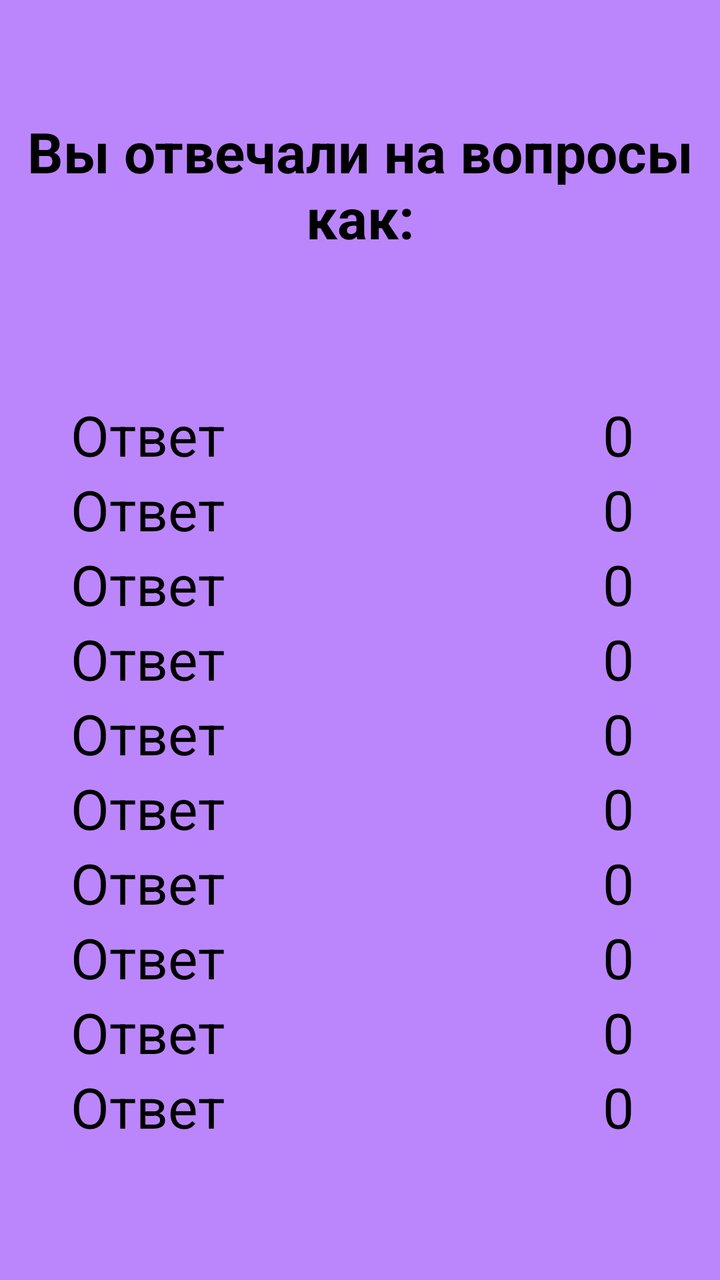
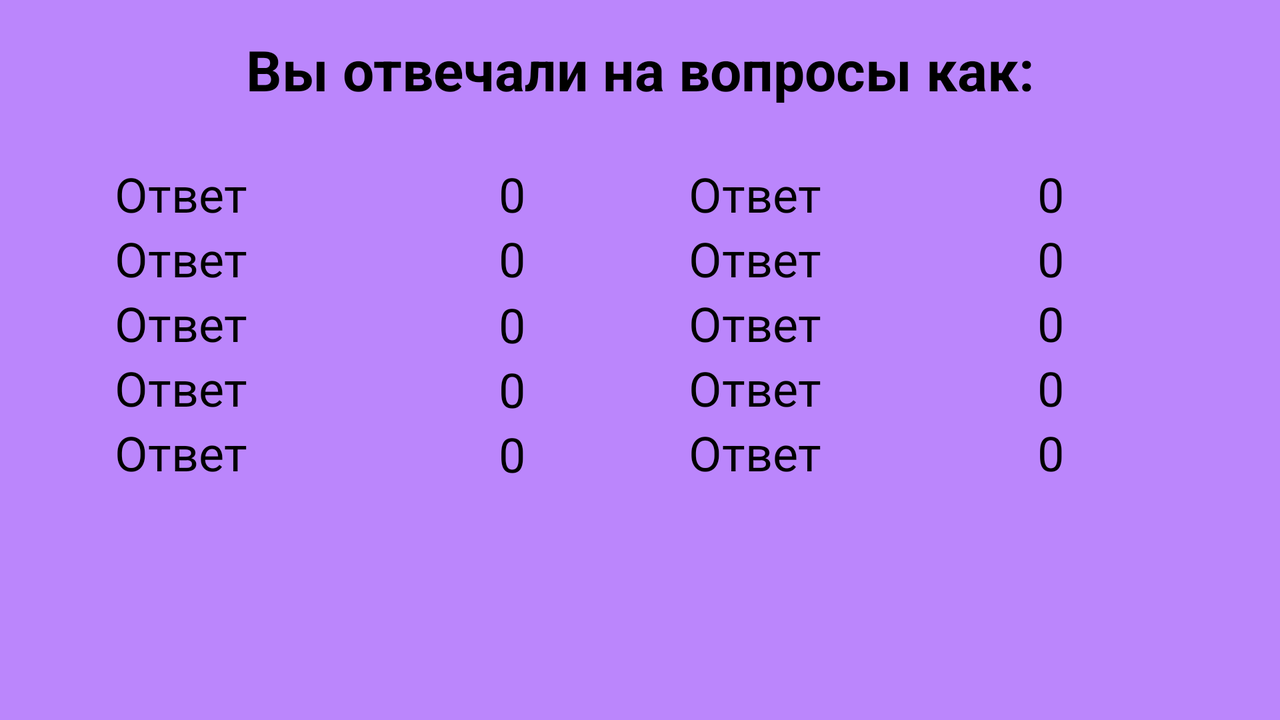

Two renders of one Android screen. The first uses the default layout on a phone; the second uses the alternative layout the repository ships for a different screen configuration, on a matching device. The two XML files are below.
<!-- AndroidManifest.xml: application theme Theme.AreYouAHuman -->
<!-- res/layout/activity_answer.xml -->
<?xml version="1.0" encoding="utf-8"?>
<android.support.constraint.ConstraintLayout xmlns:android="http://schemas.android.com/apk/res/android"
    xmlns:app="http://schemas.android.com/apk/res-auto"
    xmlns:tools="http://schemas.android.com/tools"
    android:layout_width="match_parent"
    android:layout_height="match_parent"
    android:background="@color/purple_200"
    tools:context=".AnswerActivity">

    <TextView
        android:id="@+id/textRes1"
        android:layout_width="wrap_content"
        android:layout_height="wrap_content"
        android:gravity="center_horizontal|center_vertical"
        android:text="@string/_0"
        android:textColor="#000000"
        android:textSize="28sp"
        app:layout_constraintBottom_toBottomOf="parent"
        app:layout_constraintEnd_toEndOf="parent"
        app:layout_constraintHorizontal_bias="0.875"
        app:layout_constraintStart_toStartOf="parent"
        app:layout_constraintTop_toBottomOf="@+id/textAnswer"
        app:layout_constraintVertical_bias="0.15" />

    <TextView
        android:id="@+id/textRes2"
        android:layout_width="wrap_content"
        android:layout_height="wrap_content"
        android:gravity="center_horizontal|center_vertical"
        android:text="@string/_0"
        android:textColor="#000000"
        android:textSize="28sp"
        app:layout_constraintBottom_toBottomOf="parent"
        app:layout_constraintEnd_toEndOf="parent"
        app:layout_constraintHorizontal_bias="0.875"
        app:layout_constraintStart_toStartOf="parent"
        app:layout_constraintTop_toBottomOf="@+id/textRes1"
        app:layout_constraintVertical_bias="0.0" />

    <TextView
        android:id="@+id/textRes3"
        android:layout_width="wrap_content"
        android:layout_height="wrap_content"
        android:gravity="center_horizontal|center_vertical"
        android:text="@string/_0"
        android:textColor="#000000"
        android:textSize="28sp"
        app:layout_constraintBottom_toBottomOf="parent"
        app:layout_constraintEnd_toEndOf="parent"
        app:layout_constraintHorizontal_bias="0.875"
        app:layout_constraintStart_toStartOf="parent"
        app:layout_constraintTop_toBottomOf="@+id/textRes2"
        app:layout_constraintVertical_bias="0" />

    <TextView
        android:id="@+id/textRes4"
        android:layout_width="wrap_content"
        android:layout_height="wrap_content"
        android:gravity="center_horizontal|center_vertical"
        android:text="@string/_0"
        android:textColor="#000000"
        android:textSize="28sp"
        app:layout_constraintBottom_toBottomOf="parent"
        app:layout_constraintEnd_toEndOf="parent"
        app:layout_constraintHorizontal_bias="0.875"
        app:layout_constraintStart_toStartOf="parent"
        app:layout_constraintTop_toBottomOf="@+id/textRes3"
        app:layout_constraintVertical_bias="0.0" />

    <TextView
        android:id="@+id/textRes5"
        android:layout_width="wrap_content"
        android:layout_height="wrap_content"
        android:gravity="center_horizontal|center_vertical"
        android:text="@string/_0"
        android:textColor="#000000"
        android:textSize="28sp"
        app:layout_constraintBottom_toBottomOf="parent"
        app:layout_constraintEnd_toEndOf="parent"
        app:layout_constraintHorizontal_bias="0.875"
        app:layout_constraintStart_toStartOf="parent"
        app:layout_constraintTop_toBottomOf="@+id/textRes4"
        app:layout_constraintVertical_bias="0.0" />

    <TextView
        android:id="@+id/textRes6"
        android:layout_width="wrap_content"
        android:layout_height="wrap_content"
        android:gravity="center_horizontal|center_vertical"
        android:text="@string/_0"
        android:textColor="#000000"
        android:textSize="28sp"
        app:layout_constraintBottom_toBottomOf="parent"
        app:layout_constraintEnd_toEndOf="parent"
        app:layout_constraintHorizontal_bias="0.875"
        app:layout_constraintStart_toStartOf="parent"
        app:layout_constraintTop_toBottomOf="@+id/textRes5"
        app:layout_constraintVertical_bias="0.0" />

    <TextView
        android:id="@+id/textRes7"
        android:layout_width="wrap_content"
        android:layout_height="wrap_content"
        android:gravity="center_horizontal|center_vertical"
        android:text="@string/_0"
        android:textColor="#000000"
        android:textSize="28sp"
        app:layout_constraintBottom_toBottomOf="parent"
        app:layout_constraintEnd_toEndOf="parent"
        app:layout_constraintHorizontal_bias="0.875"
        app:layout_constraintStart_toStartOf="parent"
        app:layout_constraintTop_toBottomOf="@+id/textRes6"
        app:layout_constraintVertical_bias="0.0" />

    <TextView
        android:id="@+id/textRes8"
        android:layout_width="wrap_content"
        android:layout_height="wrap_content"
        android:gravity="center_horizontal|center_vertical"
        android:text="@string/_0"
        android:textColor="#000000"
        android:textSize="28sp"
        app:layout_constraintBottom_toBottomOf="parent"
        app:layout_constraintEnd_toEndOf="parent"
        app:layout_constraintHorizontal_bias="0.875"
        app:layout_constraintStart_toStartOf="parent"
        app:layout_constraintTop_toBottomOf="@+id/textRes7"
        app:layout_constraintVertical_bias="0.0" />

    <TextView
        android:id="@+id/textRes9"
        android:layout_width="wrap_content"
        android:layout_height="wrap_content"
        android:gravity="center_horizontal|center_vertical"
        android:text="@string/_0"
        android:textColor="#000000"
        android:textSize="28sp"
        app:layout_constraintBottom_toBottomOf="parent"
        app:layout_constraintEnd_toEndOf="parent"
        app:layout_constraintHorizontal_bias="0.875"
        app:layout_constraintStart_toStartOf="parent"
        app:layout_constraintTop_toBottomOf="@+id/textRes8"
        app:layout_constraintVertical_bias="0.0" />

    <TextView
        android:id="@+id/textRes10"
        android:layout_width="wrap_content"
        android:layout_height="wrap_content"
        android:gravity="center_horizontal|center_vertical"
        android:text="@string/_0"
        android:textColor="#000000"
        android:textSize="28sp"
        app:layout_constraintBottom_toBottomOf="parent"
        app:layout_constraintEnd_toEndOf="parent"
        app:layout_constraintHorizontal_bias="0.875"
        app:layout_constraintStart_toStartOf="parent"
        app:layout_constraintTop_toBottomOf="@+id/textRes9"
        app:layout_constraintVertical_bias="0.0" />

    <TextView
        android:id="@+id/textAnswer1"
        android:layout_width="wrap_content"
        android:layout_height="wrap_content"
        android:gravity="center_horizontal|center_vertical"
        android:text="@string/answer"
        android:textColor="#000000"
        android:textSize="28sp"
        app:layout_constraintBottom_toBottomOf="parent"
        app:layout_constraintEnd_toEndOf="parent"
        app:layout_constraintHorizontal_bias="0.125"
        app:layout_constraintStart_toStartOf="parent"
        app:layout_constraintTop_toBottomOf="@+id/textAnswer"
        app:layout_constraintVertical_bias="0.15" />

    <TextView
        android:id="@+id/textAnswer2"
        android:layout_width="wrap_content"
        android:layout_height="wrap_content"
        android:gravity="center_horizontal|center_vertical"
        android:text="@string/answer"
        android:textColor="#000000"
        android:textSize="28sp"
        app:layout_constraintBottom_toBottomOf="parent"
        app:layout_constraintEnd_toEndOf="parent"
        app:layout_constraintHorizontal_bias="0.125"
        app:layout_constraintStart_toStartOf="parent"
        app:layout_constraintTop_toBottomOf="@+id/textAnswer1"
        app:layout_constraintVertical_bias="0" />

    <TextView
        android:id="@+id/textAnswer3"
        android:layout_width="wrap_content"
        android:layout_height="wrap_content"
        android:gravity="center_horizontal|center_vertical"
        android:text="@string/answer"
        android:textColor="#000000"
        android:textSize="28sp"
        app:layout_constraintBottom_toBottomOf="parent"
        app:layout_constraintEnd_toEndOf="parent"
        app:layout_constraintHorizontal_bias="0.125"
        app:layout_constraintStart_toStartOf="parent"
        app:layout_constraintTop_toBottomOf="@+id/textAnswer2"
        app:layout_constraintVertical_bias="0" />

    <TextView
        android:id="@+id/textAnswer4"
        android:layout_width="wrap_content"
        android:layout_height="wrap_content"
        android:gravity="center_horizontal|center_vertical"
        android:text="@string/answer"
        android:textColor="#000000"
        android:textSize="28sp"
        app:layout_constraintBottom_toBottomOf="parent"
        app:layout_constraintEnd_toEndOf="parent"
        app:layout_constraintHorizontal_bias="0.125"
        app:layout_constraintStart_toStartOf="parent"
        app:layout_constraintTop_toBottomOf="@+id/textAnswer3"
        app:layout_constraintVertical_bias="0" />

    <TextView
        android:id="@+id/textAnswer5"
        android:layout_width="wrap_content"
        android:layout_height="wrap_content"
        android:gravity="center_horizontal|center_vertical"
        android:text="@string/answer"
        android:textColor="#000000"
        android:textSize="28sp"
        app:layout_constraintBottom_toBottomOf="parent"
        app:layout_constraintEnd_toEndOf="parent"
        app:layout_constraintHorizontal_bias="0.125"
        app:layout_constraintStart_toStartOf="parent"
        app:layout_constraintTop_toBottomOf="@+id/textAnswer4"
        app:layout_constraintVertical_bias="0" />

    <TextView
        android:id="@+id/textAnswer6"
        android:layout_width="wrap_content"
        android:layout_height="wrap_content"
        android:gravity="center_horizontal|center_vertical"
        android:text="@string/answer"
        android:textColor="#000000"
        android:textSize="28sp"
        app:layout_constraintBottom_toBottomOf="parent"
        app:layout_constraintEnd_toEndOf="parent"
        app:layout_constraintHorizontal_bias="0.125"
        app:layout_constraintStart_toStartOf="parent"
        app:layout_constraintTop_toBottomOf="@+id/textAnswer5"
        app:layout_constraintVertical_bias="0" />

    <TextView
        android:id="@+id/textAnswer7"
        android:layout_width="wrap_content"
        android:layout_height="wrap_content"
        android:gravity="center_horizontal|center_vertical"
        android:text="@string/answer"
        android:textColor="#000000"
        android:textSize="28sp"
        app:layout_constraintBottom_toBottomOf="parent"
        app:layout_constraintEnd_toEndOf="parent"
        app:layout_constraintHorizontal_bias="0.125"
        app:layout_constraintStart_toStartOf="parent"
        app:layout_constraintTop_toBottomOf="@+id/textAnswer6"
        app:layout_constraintVertical_bias="0" />

    <TextView
        android:id="@+id/textAnswer8"
        android:layout_width="wrap_content"
        android:layout_height="wrap_content"
        android:gravity="center_horizontal|center_vertical"
        android:text="@string/answer"
        android:textColor="#000000"
        android:textSize="28sp"
        app:layout_constraintBottom_toBottomOf="parent"
        app:layout_constraintEnd_toEndOf="parent"
        app:layout_constraintHorizontal_bias="0.125"
        app:layout_constraintStart_toStartOf="parent"
        app:layout_constraintTop_toBottomOf="@+id/textAnswer7"
        app:layout_constraintVertical_bias="0" />

    <TextView
        android:id="@+id/textAnswer9"
        android:layout_width="wrap_content"
        android:layout_height="wrap_content"
        android:gravity="center_horizontal|center_vertical"
        android:text="@string/answer"
        android:textColor="#000000"
        android:textSize="28sp"
        app:layout_constraintBottom_toBottomOf="parent"
        app:layout_constraintEnd_toEndOf="parent"
        app:layout_constraintHorizontal_bias="0.125"
        app:layout_constraintStart_toStartOf="parent"
        app:layout_constraintTop_toBottomOf="@+id/textAnswer8"
        app:layout_constraintVertical_bias="0" />

    <TextView
        android:id="@+id/textAnswer10"
        android:layout_width="wrap_content"
        android:layout_height="wrap_content"
        android:gravity="center_horizontal|center_vertical"
        android:text="@string/answer"
        android:textColor="#000000"
        android:textSize="28sp"
        app:layout_constraintBottom_toBottomOf="parent"
        app:layout_constraintEnd_toEndOf="parent"
        app:layout_constraintHorizontal_bias="0.125"
        app:layout_constraintStart_toStartOf="parent"
        app:layout_constraintTop_toBottomOf="@+id/textAnswer9"
        app:layout_constraintVertical_bias="0" />

    <TextView
        android:id="@+id/textAnswer"
        android:layout_width="wrap_content"
        android:layout_height="wrap_content"
        android:gravity="center_horizontal|center_vertical"
        android:text="@string/answer_main"
        android:textColor="#000000"
        android:textSize="28sp"
        android:textStyle="bold"
        app:layout_constraintBottom_toBottomOf="parent"
        app:layout_constraintEnd_toEndOf="parent"
        app:layout_constraintStart_toStartOf="parent"
        app:layout_constraintTop_toTopOf="parent"
        app:layout_constraintVertical_bias="0.1" />

</android.support.constraint.ConstraintLayout>
<!-- resources referenced by this layout -->
<resources>
  <string name="_0">0</string>
  <string name="answer">Ответ</string>
  <string name="answer_main">Вы отвечали на вопросы как:</string>
  <style name="Theme.AreYouAHuman" parent="Theme.AppCompat.Light.DarkActionBar">
          
          <item name="colorPrimary">@color/purple_500</item>
          <item name="colorPrimaryDark">@color/purple_700</item>
          <item name="colorAccent">@color/teal_200</item>
          
      </style>
</resources>
<!-- res/layout-land/activity_answer.xml (the repository's variant of the layout above) -->
<!-- drawn on the phone turned sideways -->
<?xml version="1.0" encoding="utf-8"?>
<android.support.constraint.ConstraintLayout xmlns:android="http://schemas.android.com/apk/res/android"
    xmlns:app="http://schemas.android.com/apk/res-auto"
    xmlns:tools="http://schemas.android.com/tools"
    android:layout_width="match_parent"
    android:layout_height="match_parent"
    android:background="@color/purple_200"
    tools:context=".AnswerActivity">

    <TextView
        android:id="@+id/textRes1"
        android:layout_width="wrap_content"
        android:layout_height="wrap_content"
        android:gravity="center_horizontal|center_vertical"
        android:text="@string/_0"
        android:textColor="#000000"
        android:textSize="24sp"
        app:layout_constraintBottom_toBottomOf="parent"
        app:layout_constraintEnd_toEndOf="parent"
        app:layout_constraintHorizontal_bias="0.25"
        app:layout_constraintStart_toEndOf="@+id/textAnswer1"
        app:layout_constraintTop_toBottomOf="@+id/textAnswer"
        app:layout_constraintVertical_bias="0.1" />

    <TextView
        android:id="@+id/textRes2"
        android:layout_width="wrap_content"
        android:layout_height="wrap_content"
        android:gravity="center_horizontal|center_vertical"
        android:text="@string/_0"
        android:textColor="#000000"
        android:textSize="24sp"
        app:layout_constraintBottom_toBottomOf="parent"
        app:layout_constraintEnd_toEndOf="parent"
        app:layout_constraintHorizontal_bias="0.25"
        app:layout_constraintStart_toEndOf="@+id/textAnswer2"
        app:layout_constraintTop_toBottomOf="@+id/textRes1"
        app:layout_constraintVertical_bias="0.0" />

    <TextView
        android:id="@+id/textRes3"
        android:layout_width="wrap_content"
        android:layout_height="wrap_content"
        android:gravity="center_horizontal|center_vertical"
        android:text="@string/_0"
        android:textColor="#000000"
        android:textSize="24sp"
        app:layout_constraintBottom_toBottomOf="parent"
        app:layout_constraintEnd_toEndOf="parent"
        app:layout_constraintHorizontal_bias="0.25"
        app:layout_constraintStart_toEndOf="@+id/textAnswer3"
        app:layout_constraintTop_toBottomOf="@+id/textRes2"
        app:layout_constraintVertical_bias="0.004" />

    <TextView
        android:id="@+id/textRes4"
        android:layout_width="wrap_content"
        android:layout_height="wrap_content"
        android:gravity="center_horizontal|center_vertical"
        android:text="@string/_0"
        android:textColor="#000000"
        android:textSize="24sp"
        app:layout_constraintBottom_toBottomOf="parent"
        app:layout_constraintEnd_toEndOf="parent"
        app:layout_constraintHorizontal_bias="0.25"
        app:layout_constraintStart_toEndOf="@+id/textAnswer4"
        app:layout_constraintTop_toBottomOf="@+id/textRes3"
        app:layout_constraintVertical_bias="0.0" />

    <TextView
        android:id="@+id/textRes5"
        android:layout_width="wrap_content"
        android:layout_height="wrap_content"
        android:gravity="center_horizontal|center_vertical"
        android:text="@string/_0"
        android:textColor="#000000"
        android:textSize="24sp"
        app:layout_constraintBottom_toBottomOf="parent"
        app:layout_constraintEnd_toEndOf="parent"
        app:layout_constraintHorizontal_bias="0.25"
        app:layout_constraintStart_toEndOf="@+id/textAnswer5"
        app:layout_constraintTop_toBottomOf="@+id/textRes4"
        app:layout_constraintVertical_bias="0.0" />

    <TextView
        android:id="@+id/textRes6"
        android:layout_width="wrap_content"
        android:layout_height="wrap_content"
        android:gravity="center_horizontal|center_vertical"
        android:text="@string/_0"
        android:textColor="#000000"
        android:textSize="24sp"
        app:layout_constraintBottom_toBottomOf="parent"
        app:layout_constraintEnd_toEndOf="parent"
        app:layout_constraintHorizontal_bias="0.5"
        app:layout_constraintStart_toEndOf="@+id/textAnswer6"
        app:layout_constraintTop_toBottomOf="@+id/textAnswer"
        app:layout_constraintVertical_bias="0.1" />

    <TextView
        android:id="@+id/textRes7"
        android:layout_width="wrap_content"
        android:layout_height="wrap_content"
        android:gravity="center_horizontal|center_vertical"
        android:text="@string/_0"
        android:textColor="#000000"
        android:textSize="24sp"
        app:layout_constraintBottom_toBottomOf="parent"
        app:layout_constraintEnd_toEndOf="parent"
        app:layout_constraintHorizontal_bias="0.5"
        app:layout_constraintStart_toEndOf="@+id/textAnswer7"
        app:layout_constraintTop_toBottomOf="@+id/textRes6"
        app:layout_constraintVertical_bias="0.0" />

    <TextView
        android:id="@+id/textRes8"
        android:layout_width="wrap_content"
        android:layout_height="wrap_content"
        android:gravity="center_horizontal|center_vertical"
        android:text="@string/_0"
        android:textColor="#000000"
        android:textSize="24sp"
        app:layout_constraintBottom_toBottomOf="parent"
        app:layout_constraintEnd_toEndOf="parent"
        app:layout_constraintHorizontal_bias="0.5"
        app:layout_constraintStart_toEndOf="@+id/textAnswer8"
        app:layout_constraintTop_toBottomOf="@+id/textRes7"
        app:layout_constraintVertical_bias="0.0" />

    <TextView
        android:id="@+id/textRes9"
        android:layout_width="wrap_content"
        android:layout_height="wrap_content"
        android:gravity="center_horizontal|center_vertical"
        android:text="@string/_0"
        android:textColor="#000000"
        android:textSize="24sp"
        app:layout_constraintBottom_toBottomOf="parent"
        app:layout_constraintEnd_toEndOf="parent"
        app:layout_constraintHorizontal_bias="0.5"
        app:layout_constraintStart_toEndOf="@+id/textAnswer9"
        app:layout_constraintTop_toBottomOf="@+id/textRes8"
        app:layout_constraintVertical_bias="0.0" />

    <TextView
        android:id="@+id/textRes10"
        android:layout_width="wrap_content"
        android:layout_height="wrap_content"
        android:gravity="center_horizontal|center_vertical"
        android:text="@string/_0"
        android:textColor="#000000"
        android:textSize="24sp"
        app:layout_constraintBottom_toBottomOf="parent"
        app:layout_constraintEnd_toEndOf="parent"
        app:layout_constraintHorizontal_bias="0.5"
        app:layout_constraintStart_toEndOf="@+id/textAnswer10"
        app:layout_constraintTop_toBottomOf="@+id/textRes9"
        app:layout_constraintVertical_bias="0.0" />

    <TextView
        android:id="@+id/textAnswer1"
        android:layout_width="wrap_content"
        android:layout_height="wrap_content"
        android:gravity="center_horizontal|center_vertical"
        android:text="@string/answer"
        android:textColor="#000000"
        android:textSize="24sp"
        app:layout_constraintBottom_toBottomOf="parent"
        app:layout_constraintEnd_toEndOf="parent"
        app:layout_constraintHorizontal_bias="0.1"
        app:layout_constraintStart_toStartOf="parent"
        app:layout_constraintTop_toBottomOf="@+id/textAnswer"
        app:layout_constraintVertical_bias="0.1" />

    <TextView
        android:id="@+id/textAnswer2"
        android:layout_width="wrap_content"
        android:layout_height="wrap_content"
        android:gravity="center_horizontal|center_vertical"
        android:text="@string/answer"
        android:textColor="#000000"
        android:textSize="24sp"
        app:layout_constraintBottom_toBottomOf="parent"
        app:layout_constraintEnd_toEndOf="parent"
        app:layout_constraintHorizontal_bias="0.1"
        app:layout_constraintStart_toStartOf="parent"
        app:layout_constraintTop_toBottomOf="@+id/textAnswer1"
        app:layout_constraintVertical_bias="0" />

    <TextView
        android:id="@+id/textAnswer3"
        android:layout_width="wrap_content"
        android:layout_height="wrap_content"
        android:gravity="center_horizontal|center_vertical"
        android:text="@string/answer"
        android:textColor="#000000"
        android:textSize="24sp"
        app:layout_constraintBottom_toBottomOf="parent"
        app:layout_constraintEnd_toEndOf="parent"
        app:layout_constraintHorizontal_bias="0.1"
        app:layout_constraintStart_toStartOf="parent"
        app:layout_constraintTop_toBottomOf="@+id/textAnswer2"
        app:layout_constraintVertical_bias="0" />

    <TextView
        android:id="@+id/textAnswer4"
        android:layout_width="wrap_content"
        android:layout_height="wrap_content"
        android:gravity="center_horizontal|center_vertical"
        android:text="@string/answer"
        android:textColor="#000000"
        android:textSize="24sp"
        app:layout_constraintBottom_toBottomOf="parent"
        app:layout_constraintEnd_toEndOf="parent"
        app:layout_constraintHorizontal_bias="0.1"
        app:layout_constraintStart_toStartOf="parent"
        app:layout_constraintTop_toBottomOf="@+id/textAnswer3"
        app:layout_constraintVertical_bias="0" />

    <TextView
        android:id="@+id/textAnswer5"
        android:layout_width="wrap_content"
        android:layout_height="wrap_content"
        android:gravity="center_horizontal|center_vertical"
        android:text="@string/answer"
        android:textColor="#000000"
        android:textSize="24sp"
        app:layout_constraintBottom_toBottomOf="parent"
        app:layout_constraintEnd_toEndOf="parent"
        app:layout_constraintHorizontal_bias="0.1"
        app:layout_constraintStart_toStartOf="parent"
        app:layout_constraintTop_toBottomOf="@+id/textAnswer4"
        app:layout_constraintVertical_bias="0" />

    <TextView
        android:id="@+id/textAnswer6"
        android:layout_width="wrap_content"
        android:layout_height="wrap_content"
        android:gravity="center_horizontal|center_vertical"
        android:text="@string/answer"
        android:textColor="#000000"
        android:textSize="24sp"
        app:layout_constraintBottom_toBottomOf="parent"
        app:layout_constraintEnd_toEndOf="parent"
        app:layout_constraintHorizontal_bias="0.6"
        app:layout_constraintStart_toStartOf="parent"
        app:layout_constraintTop_toBottomOf="@+id/textAnswer"
        app:layout_constraintVertical_bias="0.1" />

    <TextView
        android:id="@+id/textAnswer7"
        android:layout_width="wrap_content"
        android:layout_height="wrap_content"
        android:gravity="center_horizontal|center_vertical"
        android:text="@string/answer"
        android:textColor="#000000"
        android:textSize="24sp"
        app:layout_constraintBottom_toBottomOf="parent"
        app:layout_constraintEnd_toEndOf="parent"
        app:layout_constraintHorizontal_bias="0.6"
        app:layout_constraintStart_toStartOf="parent"
        app:layout_constraintTop_toBottomOf="@+id/textAnswer6"
        app:layout_constraintVertical_bias="0.0" />

    <TextView
        android:id="@+id/textAnswer8"
        android:layout_width="wrap_content"
        android:layout_height="wrap_content"
        android:gravity="center_horizontal|center_vertical"
        android:text="@string/answer"
        android:textColor="#000000"
        android:textSize="24sp"
        app:layout_constraintBottom_toBottomOf="parent"
        app:layout_constraintEnd_toEndOf="parent"
        app:layout_constraintHorizontal_bias="0.6"
        app:layout_constraintStart_toStartOf="parent"
        app:layout_constraintTop_toBottomOf="@+id/textAnswer7"
        app:layout_constraintVertical_bias="0" />

    <TextView
        android:id="@+id/textAnswer9"
        android:layout_width="wrap_content"
        android:layout_height="wrap_content"
        android:gravity="center_horizontal|center_vertical"
        android:text="@string/answer"
        android:textColor="#000000"
        android:textSize="24sp"
        app:layout_constraintBottom_toBottomOf="parent"
        app:layout_constraintEnd_toEndOf="parent"
        app:layout_constraintHorizontal_bias="0.6"
        app:layout_constraintStart_toStartOf="parent"
        app:layout_constraintTop_toBottomOf="@+id/textAnswer8"
        app:layout_constraintVertical_bias="0.0" />

    <TextView
        android:id="@+id/textAnswer10"
        android:layout_width="wrap_content"
        android:layout_height="wrap_content"
        android:gravity="center_horizontal|center_vertical"
        android:text="@string/answer"
        android:textColor="#000000"
        android:textSize="24sp"
        app:layout_constraintBottom_toBottomOf="parent"
        app:layout_constraintEnd_toEndOf="parent"
        app:layout_constraintHorizontal_bias="0.6"
        app:layout_constraintStart_toStartOf="parent"
        app:layout_constraintTop_toBottomOf="@+id/textAnswer9"
        app:layout_constraintVertical_bias="0.0" />

    <TextView
        android:id="@+id/textAnswer"
        android:layout_width="wrap_content"
        android:layout_height="wrap_content"
        android:gravity="center_horizontal|center_vertical"
        android:text="@string/answer_main"
        android:textColor="#000000"
        android:textSize="28sp"
        android:textStyle="bold"
        app:layout_constraintBottom_toBottomOf="parent"
        app:layout_constraintEnd_toEndOf="parent"
        app:layout_constraintStart_toStartOf="parent"
        app:layout_constraintTop_toTopOf="parent"
        app:layout_constraintVertical_bias="0.05" />
</android.support.constraint.ConstraintLayout>
